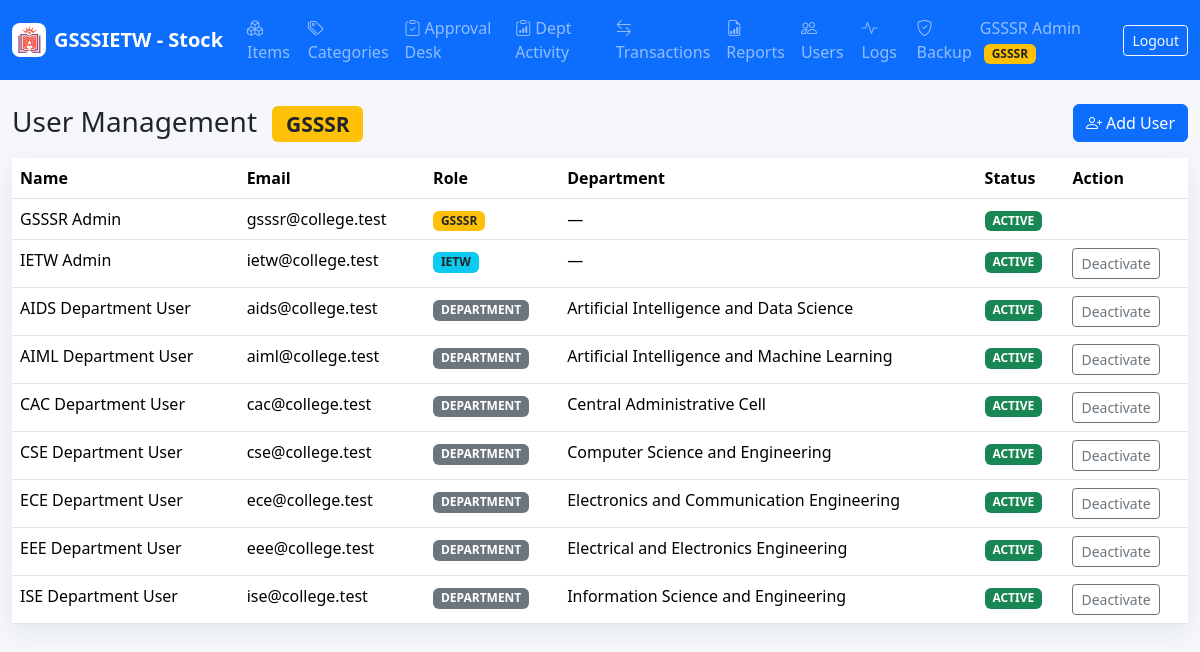
The page /admin/users.php (signed in) on the database its author committed.
### tables this page shows
CREATE TABLE `users` (
  `id` int NOT NULL AUTO_INCREMENT,
  `department_id` int DEFAULT NULL,
  `name` varchar(120) NOT NULL,
  `email` varchar(160) NOT NULL,
  `password_hash` varchar(255) NOT NULL,
  `role` enum('GSSSR','IETW','DEPARTMENT') NOT NULL,
  `status` enum('ACTIVE','INACTIVE') NOT NULL DEFAULT 'ACTIVE',
  `created_at` timestamp NULL DEFAULT CURRENT_TIMESTAMP,
  `updated_at` timestamp NULL DEFAULT NULL ON UPDATE CURRENT_TIMESTAMP,
  PRIMARY KEY (`id`),
  UNIQUE KEY `email` (`email`),
  KEY `department_id` (`department_id`),
  CONSTRAINT `users_ibfk_1` FOREIGN KEY (`department_id`) REFERENCES `departments` (`id`)
);

CREATE TABLE `departments` (
  `id` int NOT NULL AUTO_INCREMENT,
  `name` varchar(120) NOT NULL,
  `code` varchar(20) NOT NULL,
  `created_at` timestamp NULL DEFAULT CURRENT_TIMESTAMP,
  PRIMARY KEY (`id`),
  UNIQUE KEY `name` (`name`),
  UNIQUE KEY `code` (`code`)
);

### includes/functions.php (called while the page is built, shortened)
<?php
require_once __DIR__ . '/db.php';
function e(?string $value): string
{
    return htmlspecialchars((string)$value, ENT_QUOTES, 'UTF-8');
}
function rows(string $sql, array $params = []): array
{
    $stmt = Database::conn()->prepare($sql);
    $stmt->execute($params);
    return $stmt->fetchAll();
}

### includes/auth.php (called while the page is built, shortened)
<?php
require_once __DIR__ . '/functions.php';
function current_user(): ?array
{
    return $_SESSION['user'] ?? null;
}

### includes/db.php (called while the page is built, shortened)
<?php
final class Database
{
    private static ?PDO $pdo = null;
    public static function conn(): PDO
    {
        if (self::$pdo === null) {
            $dsn = 'mysql:host=' . DB_HOST . ';dbname=' . DB_NAME . ';charset=utf8mb4';
            self::$pdo = new PDO($dsn, DB_USER, DB_PASS, [
                PDO::ATTR_ERRMODE => PDO::ERRMODE_EXCEPTION,
                PDO::ATTR_DEFAULT_FETCH_MODE => PDO::FETCH_ASSOC,
                PDO::ATTR_EMULATE_PREPARES => false,
            ]);
        }
        return self::$pdo;
    }
}

### admin/users.php (the view, shortened to what this page needs)
<?php
require_once __DIR__ . '/../includes/layout.php';
$users       = rows('SELECT u.*, d.name department_name FROM users u LEFT JOIN departments d ON d.id=u.department_id ORDER BY u.role, u.name');
render_header('User Management — GSSSR');
?>
<div class="d-flex justify-content-between align-items-center mb-3">
  <h1 class="h3 mb-0">User Management <span class="badge bg-warning text-dark ms-2">GSSSR</span></h1>
  <button class="btn btn-primary" data-bs-toggle="modal" data-bs-target="#userModal">
    <i class="bi bi-person-plus me-1"></i>Add User
  </button>
</div>
<div class="card metric-card"><div class="table-responsive">
<table class="table mb-0">
  <thead><tr><th>Name</th><th>Email</th><th>Role</th><th>Department</th><th>Status</th><th>Action</th></tr></thead>
  <tbody>
  <?php foreach ($users as $u): ?>
  <tr>
    <td><?= e($u['name']) ?></td>
    <td><?= e($u['email']) ?></td>
    <td>
      <?php
        $badgeClass = match($u['role']) {
            'GSSSR' => 'bg-warning text-dark',
            'IETW'  => 'bg-info text-dark',
            default => 'bg-secondary',
        };
      ?>
      <span class="badge <?= $badgeClass ?>"><?= e($u['role']) ?></span>
    </td>
    <td><?= e($u['department_name'] ?? '—') ?></td>
    <td><span class="badge <?= $u['status'] === 'ACTIVE' ? 'text-bg-success' : 'text-bg-danger' ?>"><?= e($u['status']) ?></span></td>
    <td>
      <?php if ($u['role'] !== 'GSSSR'): ?>
      <form method="post" class="d-inline"><?php csrf_field(); ?>
        <button class="btn btn-sm btn-outline-secondary">
          <?= $u['status'] === 'ACTIVE' ? 'Deactivate' : 'Activate' ?>
        </button>
      </form>
      <?php endif; ?>
    </td>
  </tr>
  <?php endforeach; ?>
  </tbody>
</table></div></div>
<?php render_footer(); ?>

### includes/layout.php (shortened to what this page needs)
<?php
require_once __DIR__ . '/auth.php';
function render_header(string $title): void
{
    $u    = current_user();
    $role = $u['role'] ?? '';
    $base = BASE_URL;
    echo '<!doctype html><html lang="en"><head><meta charset="utf-8"><meta name="viewport" content="width=device-width, initial-scale=1">';
    echo '<link href="https://cdn.jsdelivr.net/npm/bootstrap@5.3.3/dist/css/bootstrap.min.css" rel="stylesheet">';
    echo '<link href="https://cdn.jsdelivr.net/npm/bootstrap-icons@1.11.3/font/bootstrap-icons.css" rel="stylesheet">';
    echo '<link href="' . $base . '/assets/css/app.css" rel="stylesheet">';
    echo '</head><body>';
    echo '<nav class="navbar navbar-expand-lg navbar-dark bg-primary sticky-top"><div class="container-fluid">';
    echo '<a class="navbar-brand fw-semibold d-flex align-items-center gap-2" href="' . $base . '/dashboard.php">'
       . '<img src="' . APP_LOGO . '" alt="' . e(APP_SHORT_NAME) . ' logo" width="34" height="34" class="brand-logo">'
       . e(APP_SHORT_NAME) . '</a>';
    if ($u) {
        echo '<div class="collapse navbar-collapse" id="topnav"><ul class="navbar-nav me-auto">';
        $links = [
            'GSSSR' => [
                ['/admin/items.php',        'Items',          'boxes'],
                ['/admin/categories.php',   'Categories',     'tags'],
                ['/admin/requests.php',     'Approval Desk',  'clipboard-check'],
                ['/admin/activities.php',   'Dept Activity',  'clipboard-data'],
                ['/admin/transactions.php', 'Transactions',   'arrow-left-right'],
                ['/admin/reports.php',      'Reports',        'file-earmark-bar-graph'],
                ['/admin/users.php',        'Users',          'people'],
                ['/admin/logs.php',         'Logs',           'activity'],
                ['/admin/backup.php',       'Backup',         'shield-check'],
            ],
            'IETW' => [
                ['/IETW/items.php',        'View Items',      'boxes'],
                ['/IETW/categories.php',   'Categories',      'tags'],
                ['/IETW/transactions.php', 'Transactions',    'arrow-left-right'],
                ['/IETW/consolidate.php',  'Consolidate',     'layers'],
                ['/IETW/allocate.php',     'Distribution',    'share'],
                ['/IETW/reports.php',      'Reports',         'file-earmark-bar-graph'],
            ],
            'DEPARTMENT' => [
                ['/department/request.php', 'New Request', 'cart-plus'],
                ['/department/history.php', 'History',     'clock-history'],
                ['/department/inventory.php', 'My Stock',  'box-seam'],
            ],
        ];
        foreach ($links[$role] ?? [] as $l) {
            echo '<li class="nav-item"><a class="nav-link" href="' . $base . $l[0] . '">'
               . '<i class="bi bi-' . $l[2] . ' me-1"></i>' . $l[1] . '</a></li>';
        }
        echo '</ul>';
        $badgeClass = match ($role) {
            'GSSSR' => 'bg-warning text-dark',
            'IETW'  => 'bg-info text-dark',
            default => 'bg-secondary',
        };
        echo '<span class="navbar-text me-3">'
           . e($u['name'])
           . ' <span class="badge ' . $badgeClass . ' ms-1">' . e($role) . '</span></span>';
        echo '<a class="btn btn-outline-light btn-sm" href="' . $base . '/logout.php">Logout</a></div>';
    }
    echo '</div></nav><main class="container-fluid py-4">';
}
function render_footer(): void
{
    echo '</main>';
    echo '</body></html>';
}

### assets/css/app.css (style rules this page uses)
body { background: #f5f7fb; }
.brand-logo { border-radius: 8px; background: #fff; padding: 2px; }
.metric-card { border: 0; border-radius: 8px; box-shadow: 0 8px 24px rgba(30, 41, 59, .08); }
.table thead th { white-space: nowrap; }

### rows shown on the page
users: name "GSSSR Admin", role "GSSSR", email "gsssr@college.test", department_name "—", status "ACTIVE"
users: name "IETW Admin", email "ietw@college.test", role "IETW", department_name "—", status "ACTIVE", shows "Deactivate"
users: name "AIDS Department User", email "aids@college.test", role "DEPARTMENT", department.name "Artificial Intelligence and Data Science", status "ACTIVE", shows "Deactivate"
users: name "AIML Department User", email "aiml@college.test", role "DEPARTMENT", department.name "Artificial Intelligence and Machine Learning", status "ACTIVE", shows "Deactivate"
users: name "CAC Department User", email "cac@college.test", role "DEPARTMENT", department.name "Central Administrative Cell", status "ACTIVE", shows "Deactivate"
users: name "CSE Department User", email "cse@college.test", role "DEPARTMENT", department.name "Computer Science and Engineering", status "ACTIVE", shows "Deactivate"
users: name "ECE Department User", email "ece@college.test", role "DEPARTMENT", department.name "Electronics and Communication Engineering", status "ACTIVE", shows "Deactivate"
users: name "EEE Department User", email "eee@college.test", role "DEPARTMENT", department.name "Electrical and Electronics Engineering", status "ACTIVE", shows "Deactivate"
users: name "ISE Department User", email "ise@college.test", role "DEPARTMENT", department.name "Information Science and Engineering", status "ACTIVE", shows "Deactivate"

### other values the page prints
APP_SHORT_NAME "GSSSIETW - Stock"
$l[1] "Items"
$l[1] "Categories"
$l[1] "Approval Desk"
$l[1] "Dept Activity"
$l[1] "Transactions"
$l[1] "Reports"
$l[1] "Users"
$l[1] "Logs"
$l[1] "Backup"
